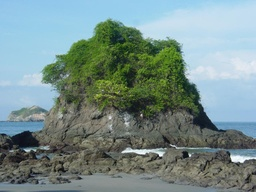
#> input picture Grupo3-TareaInv02/Manuel_A_prueba00.jpeg, 256 x 192 px, shrunk from 1024 x 768 before the run
$ python TareaInv02.py
#> lines starting #> are read from the running program, lines starting #| are printed output that depends on the picture
#> in main, imgR is the input picture: shape (192, 256, 3); mean B, G, R 140.3, 142.4, 120.6
import cv2
import sys
import math
import numpy as np

def has_inverse_map(a, b, c, d):
  if (b*c-a*d) == 0:
    return False
  else:
    return True


def w_plane_representation(img, a, b, c, d):
  height = img.shape[0]
  width = img.shape[1]
  w_plane = np.zeros((height,width,3), np.uint8)
  for i in range(height):
    for j in range(width):
      z = complex(j, i)
      w = (a*z + b) / (c*z + d)
      if w.imag < height and w.real < width:
        w_plane[int(w.imag), int(w.real)] = img[i, j]


  cv2.imshow('w_plane', w_plane)


def lineal_mapping_demonstration(img, a, b):
  c = 0
  d = 1
  w_plane_representation(img, a, b, c, d)

def map_save(img, a, b, c, d):
#> called with a = 2, b = 0, c = 0, d = 1
  if not has_inverse_map(a, b, c, d):
    sys.exit("Las constantes seleccionadas no tienen mapeo inverso.")

  height = img.shape[0]
#> height = 192
  width = img.shape[1]
#> width = 256
  w_plane = np.zeros((height,width,3), np.uint8)
  for i in range(height):
    for j in range(width):
      z = complex(j, i)
      w = (a*z + b) / (c*z + d)
      if w.imag < height and w.real < width:
        w_plane[int(w.imag), int(w.real)] = img[i, j]
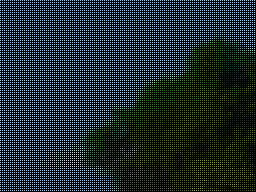
#> w_plane: shape (192, 256, 3); mean B, G, R 40.8, 41.3, 31.5

  cv2.imwrite('imagen2.jpg', w_plane)
  return w_plane


def obtain_inverse_map(img, a, b, c, d):
#> called with a = 2, b = 0, c = 0, d = 1
  height = img.shape[0]
#> height = 192
  width = img.shape[1]
#> width = 256
  inverse_plane = np.zeros((height,width,3), np.uint8)
  for i in range(height):
    for j in range(width):
      w = complex(j, i)
      z = (-d*w + b) / (c*w - a)
      if z.imag.is_integer() and z.real.is_integer():
        inverse_plane[int(z.imag), int(z.real)] = img[i, j]
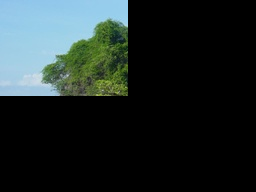
#> inverse_plane: shape (192, 256, 3); mean B, G, R 40.8, 41.3, 31.5

  cv2.imwrite('imagen3.jpg', inverse_plane)
  return inverse_plane


def interpolation_n_4(img, a, b, c, d):
#> called with a = 2, b = 0, c = 0, d = 1
  height = img.shape[0]
#> height = 192
  width = img.shape[1]
#> width = 256
  new_plane = np.zeros((height,width,3), dtype='float')
  inv_plane = obtain_inverse_map(img, a, b, c, d)
  sum = np.zeros(3, dtype='float')
  for i in range(height):
    for j in range(width):
      new_plane[i, j] = img[i, j]
      if np.sum(img[i, j]) == 0.0:
        w = complex(j, i)
        z = (-d*w + b) / (c*w - a)
        temp_i = int(z.imag)
        temp_j = int(z.real)
        if temp_j+1 >= width:
          temp_j = width-2
        if temp_i+1 >= height:
          temp_i = height-2
        if temp_i-1 < 0:
          temp_i = 1
        if temp_j-1 < 0:
          temp_j = 1

        sum = inv_plane[temp_i-1,temp_j] + inv_plane[temp_i, temp_j-1] +  inv_plane[temp_i, temp_j+1] + inv_plane[temp_i+1, temp_j]
        sum = sum / [4, 4, 4]
        new_plane[i, j] = sum
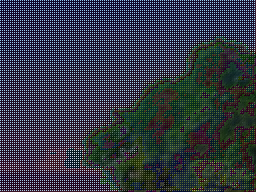
#> new_plane: shape (192, 256, 3) float64; mean B, G, R 69.5, 57.7, 53.1


  cv2.imwrite('imagen4.jpg', new_plane)
  return new_plane


def interpolation_n_8(img, a, b, c, d):
#> called with a = 2, b = 0, c = 0, d = 1
  height = img.shape[0]
#> height = 192
  width = img.shape[1]
#> width = 256
  new_plane = np.zeros((height,width,3), dtype='float')
  inv_plane = obtain_inverse_map(img, a, b, c, d)
  sum = np.zeros(3, dtype='float')
  for i in range(height):
    for j in range(width):
      new_plane[i, j] = img[i, j]
      if np.sum(img[i, j]) == 0.0:
        w = complex(j, i)
        z = (-d*w + b) / (c*w - a)
        temp_i = int(z.imag)
        temp_j = int(z.real)
        if temp_j+1 >= width:
          temp_j = width-2
        if temp_i+1 >= height:
          temp_i = height-2
        if temp_i-1 < 0:
          temp_i = 1
        if temp_j-1 < 0:
          temp_j = 1

        sum = inv_plane[temp_i-1, temp_j-1] + inv_plane[temp_i-1, temp_j] + inv_plane[temp_i, temp_j-1] + inv_plane[temp_i, temp_j+1] + inv_plane[temp_i-1, temp_j+1] + inv_plane[temp_i+1,temp_j] + inv_plane[temp_i+1, temp_j-1] + inv_plane[temp_i+1,temp_j+1]
        sum = sum / [8, 8, 8]
        new_plane[i, j] = sum
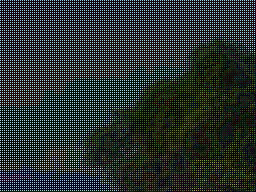
#> new_plane: shape (192, 256, 3) float64; mean B, G, R 49.5, 52, 44.1


  cv2.imwrite('imagen5.jpg', new_plane)
  return new_plane

#Gauss
def gaussianFilter(img):

    h,w,c = img.shape
#> h = 192; w = 256; c = 3

    kernel_size = 5
    sigma = 3

    pad = kernel_size//2
    res = np.zeros((h + 2*pad,w + 2*pad,c), dtype = float)
    res[pad:pad+h,pad:pad+w] = img.copy().astype(float)

    # nucleo de filtrado
    kernel = np.zeros((kernel_size,kernel_size), dtype = float)

    for x in range(-pad, -pad + kernel_size):
        for y in range(-pad, -pad + kernel_size):
            kernel[y+pad,x+pad] = np.exp(-(x**2 + y**2)/(2*(sigma**2)))
    kernel /= (sigma * np.sqrt(2*np.pi))
    kernel /=  kernel.sum()

    tmp = res.copy()
    for y in range(h):
        for x in range(w):
            for ci in range(c):
                res[pad+y,pad+x,ci] = np.sum(kernel*tmp[y:y+kernel_size, x:x+kernel_size, ci])
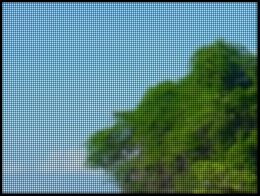
#> res: shape (196, 260, 3) float64; mean B, G, R 38.9, 39.4, 30; drawn with min black and max white

    res = res[pad:pad+h,pad:pad+w].astype(np.uint8)
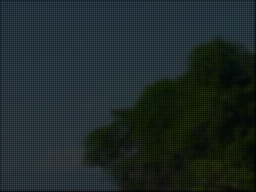
#> res: shape (192, 256, 3); mean B, G, R 39.8, 40.3, 30.6

    return res


def main():
  imgR = cv2.imread('Manuel_A_prueba00.jpeg')
  if imgR is None:
    sys.exit("No se pudo leer la imagen.")
  a = 2
  b = 0
  c = 0
  d = 1

  print('Se quitaron los imshow() para que no tarde tanto, las imagenes se guardan en la carpeta.')

  new_image = map_save(imgR, a, b, c, d)
  #cv2.imshow('imagen2', new_image)
  print('El punto 2 ha terminado.')

  plane_z = obtain_inverse_map(new_image, a, b, c, d)
  #cv2.imshow('imagen3', plane_z)
  print('El punto 3 ha terminado.')

  inter_4 = interpolation_n_4(new_image, a, b, c, d)
  #cv2.imshow('imagen4', inter_4)
  print('El punto 4 ha terminado.')

  inter_8 = interpolation_n_8(new_image, a, b, c, d)
  #cv2.imshow('imagen5', inter_8)
  print('El punto 5 ha terminado.')

  gauss6 = gaussianFilter(new_image)
  #cv2.imshow('imagen6', gauss6)
  cv2.imwrite('imagen6.jpg', gauss6)
  print('El punto 6 ha terminado.')

  gauss7 = gaussianFilter(plane_z)
#> in gaussianFilter (call 2), `res = res[pad:pad+h,pad:pad+w].astype(np.uint8)`:
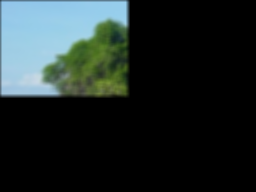
#> res: shape (192, 256, 3); mean B, G, R 40.1, 40.6, 31
  #cv2.imshow('imagen7', gauss7)
  cv2.imwrite('imagen7.jpg', gauss7)
  print('El punto 7 ha terminado.')

  print('El programa ha terminado.')

main()
